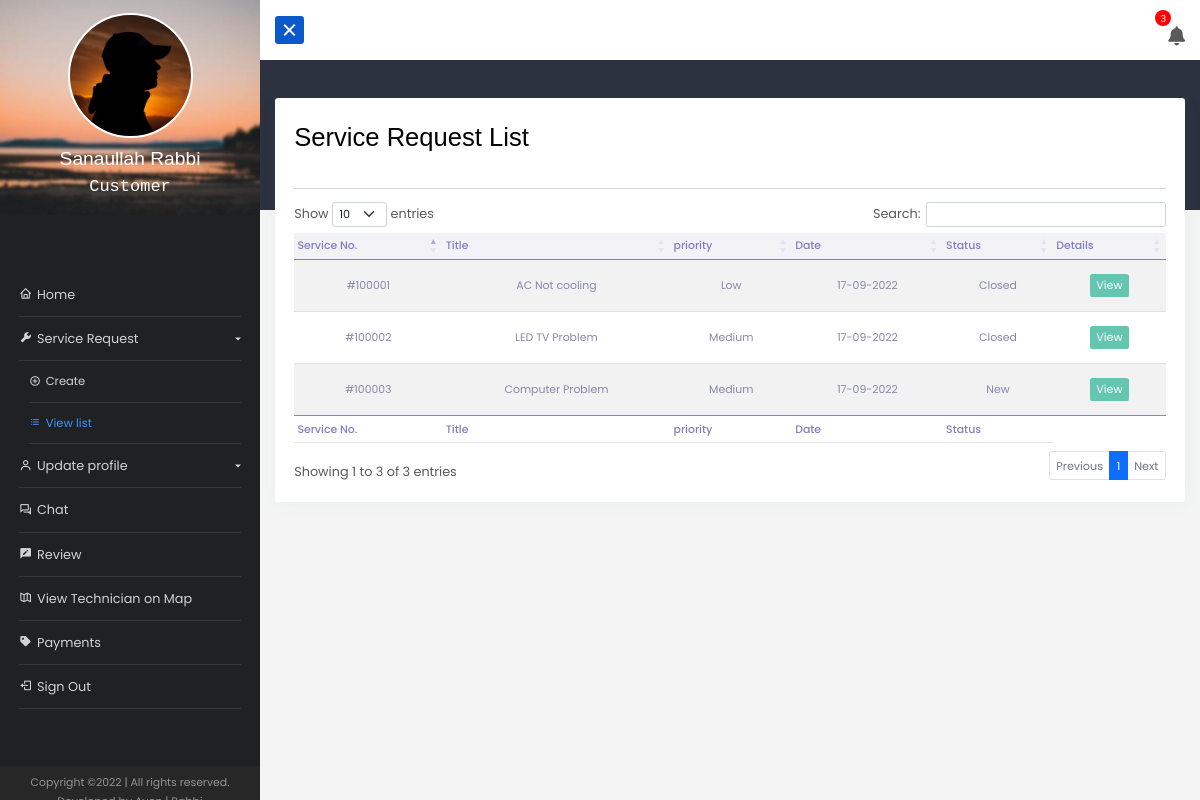
The app's page /dashboard/service_request_list/ (signed in) with its own data.
### app_dashboard/models.py (models this page shows, shortened)
class UserRegistration(models.Model):
    registrationType = (
        ('','Please Select'),
        ('Residential', 'Residential'),
        ('Commercial', 'Commercial'),
        ('Other', 'Other')
    )
    roleType = (
        ('customer', 'customer'),
        ('admin', 'admin'),
        ('technician', 'technician'),
    )
    user = models.OneToOneField(User, on_delete =models.CASCADE, null=True)
    reg_no = models.BigIntegerField(null=True)
    name = models.CharField(max_length=122, null=True)
    email = models.EmailField(max_length=122, null=True , blank=True)
    phone = models.CharField(max_length=122, null=True)
    other_phone = models.CharField(max_length=122, null=True, blank=True)
    registration_type = models.CharField(max_length=122, choices = registrationType ,null=True, blank=True)
    role = models.CharField(max_length=122, choices = roleType ,null=True, default=roleType[0][0])
    business_name = models.CharField(max_length=122, null=True, blank=True)
    country = models.CharField(max_length=122, null=True, blank=True)
    division = models.CharField(max_length=122, null=True, blank=True)
    district = models.CharField(max_length=122, null=True, blank=True)
    upazila = models.CharField(max_length=122, null=True, blank=True)
    post_office_or_union = models.CharField(max_length=122, null=True, blank=True)
    house_info = models.CharField(max_length=122, null=True, blank=True)
    location = models.CharField(max_length=999, null=True, blank=True)
    nid = models.CharField(max_length=122, null=True, blank=True)
    picture = models.ImageField(upload_to= 'image', null=True, blank=True)
    active = models.BooleanField(default=False,null=True)
    tech_percentage = models.FloatField(default=0)
    date = models.DateField(auto_now_add=True)

class ServiceRequest(models.Model):
    priority_choice  = (
        ('High', 'High'),
        ('Medium', 'Medium'),
        ('Low', 'Low'),
    )
    STATUS_CHOICE = (
        ('New','New'),
        ('Waitting on Customer','Waitting on Customer'),
        ('In Progress','In Progress'),
        ('Fixed','Fixed'),
        ('Closed','Closed'),
        ('Cancelled','Cancelled'),
    )
    service_category = models.ForeignKey(ServiceCategory, on_delete=models.SET_NULL, null=True)
    customer = models.ForeignKey(User, on_delete=models.CASCADE, null=True)
    technician = models.ForeignKey(UserRegistration, on_delete=models.SET_NULL, null=True,related_name='technician')
    servicereq_no = models.CharField(max_length=122, null=True)
    title = models.CharField(max_length=250, null=True)
    details = models.TextField(null=True)
    files = models.FileField(upload_to= 'service_file', null=True, blank=True)
    priority = models.CharField(max_length=122, choices=priority_choice, null=True)
    created_at = models.DateField(auto_now_add=True)
    status =  models.CharField(max_length=122, choices=STATUS_CHOICE, null=True,blank=True,default='new')
    assigned = models.BooleanField(default=False)

### app_dashboard/decorators.py (the view)
    def wrap(request, *args, **kwargs):
        if request.user.userregistration.role == 'customer':
            return function(request, *args, **kwargs)
        else:
            return redirect('dashboard')

### app_dashboard/forms.py
class InvoiceForm(forms.ModelForm):
    class Meta:
        model = Invoice
        fields = ['details', 'equip_charge', 'files']
        widgets = {
                'details': forms.Textarea(attrs={'class': 'input--style-5', 'rows': '4', 'placeholder': 'Write about equivment/parts details...'}),
                'equip_charge': forms.NumberInput(attrs={'class': 'input--style-5', 'placeholder': 'Enter equipment/parts charge...'}),
                'files': forms.FileInput(attrs={'accept': '.pdf, .jpg, .jpeg, .png, .doc, .docx, .xls, .xlsx, .txt'}),
            }

### app_dashboard/custom_context_processor.py (called while the page is built)
def invoiceform(request):
    form = InvoiceForm()
    context = {
        'invoiceform':form,
    }
    return context

def get_mdod(request):
    month_fday,month_lday = get_months()
    monthlyDue=0
    totalDue=0
    invoiceListforMonth = Invoice.objects.filter(created_at__range=[month_fday,month_lday])
    for i in invoiceListforMonth:
        if i.status == 'Unpaid':
            monthlyDue += float(i.getTotalCharge())
    invoiceList = Invoice.objects.filter()
    for i in invoiceList:
        if i.status == 'Unpaid':
            totalDue += float(i.getTotalCharge())
    context={
        'overAllDue': totalDue,
        'monthlyDue': monthlyDue
    }
    return context

### app_dashboard/templatetags/customtags.py (called while the page is built)
@register.filter
def uppercon(value):
    if value == 'new':
        return 'New'
    elif value == 'in_progress':
        return 'In Progress'
    elif value == 'waittingoncustomer':
        return 'Waitting on Customer'
    elif value == 'fixed':
        return 'Fixed'
    elif value == 'closed':
        return 'Closed'
    elif value == 'cancelled':
        return 'Cancelled'
    else:
        return value

### app_dashboard/utils.py (called while the page is built)
def get_months():
    date_today = datetime.today()
    month_fday = date_today.replace(day=1, hour=0, minute=0, second=0, microsecond=0)
    next_month = date_today.replace(day=28) + timedelta(days=4)
    month_lday = next_month - timedelta(days = next_month.day)
    return month_fday,month_lday

### app_dashboard/views.py (called while the page is built)
@login_required(login_url='login')
@user_is_admin
@user_is_customer
def customerServiceRequestList_view(request):
    service_list = ServiceRequest.objects.filter(customer = request.user)
    context ={
        'service_list': service_list
        }
    return render(request, 'app_dashboard/customer/service_request_list.html', context)

### templates/app_dashboard/customer/service_request_list.html (shortened to what this page needs)
{% extends 'app_dashboard/base.html' %}
{% load static %}
{% load customtags %}
{% block content %}
<div class="w-100 container-fluid mt-5">
    <div class="card p-4 table-responsive">
        <h2 class="mb-4">Service Request List</h2>
        <hr>
        <table id="table_data" class="table table-sm table-striped w-100 text-center">
            <thead class="">
                <tr>
                    <th>Service No.</th>
                    <th>Title</th>
                    <th>priority</th>
                    <th>Date</th>
                    <th>Status</th>
                    <th>Details</th>
                </tr>
            </thead>
            <tbody>
                {% for list in service_list %}
                <tr>
                    <td>{{ list.servicereq_no }}</td>
                    <td>{{ list.title }}</td>
                    <td>{{ list.priority }}</td>
                    <td>{{ list.created_at|date:"d-m-Y" }}</td>
                    <td>{{ list.status|uppercon }}</td>
                    <td><a href="{% url 'details_service' pk=list.id %}" class="btn btn-success btn-sm">View</a></td>
                </tr>
                {% endfor %}
            <tfoot>
                <tr>
                    <th>Service No.</th>
                    <th>Title</th>
                    <th>priority</th>
                    <th>Date</th>
                    <th>Status</th>
                </tr>
            </tfoot>
        </table>
    </div>
</div>
{% endblock content %}

### templates/app_dashboard/base.html (shortened to what this page needs)
{% load static %}
<!doctype html>
<html lang="en">
<head>
    <link href="https://cdn.jsdelivr.net/npm/bootstrap@5.0.2/dist/css/bootstrap.min.css" rel="stylesheet"
>
    <link rel="stylesheet" href="https://cdnjs.cloudflare.com/ajax/libs/font-awesome/5.15.3/css/all.min.css" />
    <link href="{% static 'vendor/mdi-font/css/material-design-iconic-font.min.css' %}" rel="stylesheet" media="all">
    <link href='https://unpkg.com/boxicons@2.0.7/css/boxicons.min.css' rel='stylesheet'>
    <link href="{% static 'vendor/select2/select2.min.css' %}" rel="stylesheet" media="all">
    <link href="{% static 'vendor/datepicker/daterangepicker.css' %}" rel="stylesheet" media="all">
    <link rel="stylesheet" href="https://cdn.datatables.net/1.10.25/css/dataTables.bootstrap5.min.css">
    <link rel="stylesheet" href="https://cdn.jsdelivr.net/npm/sweetalert2@11.4.4/dist/sweetalert2.min.css">
    <link href='https://api.mapbox.com/mapbox-gl-js/v1.11.0/mapbox-gl.css' rel='stylesheet' />
    <link rel='stylesheet'
        href='https://api.mapbox.com/mapbox-gl-js/plugins/mapbox-gl-geocoder/v4.7.0/mapbox-gl-geocoder.css'
        type='text/css' />
    <link href="//cdn.jsdelivr.net/npm/featherlight@1.7.14/release/featherlight.min.css" type="text/css"
        rel="stylesheet" />
    <link rel="stylesheet" href="{% static 'app_dashboard/css/style.css' %}">
    <link rel="stylesheet" href="{% static 'app_dashboard/css/chat.css' %}">
    <link rel="stylesheet" href="{% static 'app_dashboard/css/buttons.css' %}">
</head>
<body>
    {% with request.user.userregistration.role as userRole %}
    <div class="wrapper d-flex align-items-stretch">
        <nav id="sidebar">
            <div class="w-100">
                <a href="#" class="img logo mb-5"><img
                        src="{% if request.user.userregistration.picture %}{{ request.user.userregistration.picture.url }}{% else %}{% static 'images/bg-img-2.jpg' %}{% endif %}"
                        alt="">
                    <h4>{{request.user.userregistration.name|title}}</h4>
                    <span class="mb-3">{{userRole|title}}</span>
                </a>
                <ul class="list-unstyled components mb-5 p-4">
                    {% url 'dashboard' as dashboardV %}
                    <li class="{% if request.path == dashboardV %}active{% endif %}">
                        <a href="{% url 'dashboard' %}"><i class='bx bx-home'></i>Home</a>
                    </li>
                    {% if userRole == 'customer' %}
                    <li>
                        {% url 'create_service' as create_service_requestV %}
                        {% url 'service_request_list' as service_request_listV %}
                        <a href="#serviceReqSubmenu" data-bs-toggle="collapse" aria-expanded="false"
                            class="dropdown-toggle"><i class='bx bxs-wrench'></i>Service Request</a>
                        <ul class="collapse list-unstyled {% if request.path == create_service_requestV or request.path == service_request_listV %}show {% endif %}"
                            id="serviceReqSubmenu">
                            <li class="{% if request.path == create_service_requestV %}active{% endif %}">
                                <a href="{{create_service_requestV}}"><i
                                        class='bx bx-plus-circle bx-flashing'></i>Create</a>
                            </li>
                            <li class="{% if request.path == service_request_listV %}active{% endif %}">
                                <a href="{{service_request_listV}}"><i class='bx bx-list-ul bx-tada'></i>View list</a>
                            </li>
                        </ul>
                    </li>
                    {% endif %}
                    <li>
                        {% url 'updateProfile' pk=request.user.userregistration.id as updateProfileV %}
                        {% url 'changePassword' as changePasswordV %}
                        <a href="#updateSubmenu" data-bs-toggle="collapse" aria-expanded="false"
                            class="dropdown-toggle"><i class='bx bx-user'></i>Update profile</a>
                    </li>
                    {% url 'chat' as chatV %}
                    <li class="{% if request.path == chatV %}active{% endif %}">
                        <a href="{% url 'chat' %}"><i class='bx bx-conversation'></i>Chat</a>
                    </li>
                    {% if userRole == 'customer' %}
                    {% url 'customer_review' as customer_reviewV %}
                    <li class="{% if request.path == customer_reviewV %}active{% endif %}">
                        <a href="{{customer_reviewV}}"><i class='bx bxs-comment-edit'></i>Review</a>
                    </li>
                    {% url 'techmap' as techmapV %}
                    <li class="{% if request.path == techmapV %}active{% endif %}">
                        <a href="{{techmapV}}"><i class='bx bx-map-alt'></i></i>View Technician on Map</a>
                    </li>
                    {% endif %}
                    {% if userRole == 'customer' %}
                    {% url 'customerPayments' as customerPaymentsV %}
                    <li class="{% if request.path == customerPaymentsV %}active{% endif %}">
                        <a href="{{customerPaymentsV}}"><i class='bx bxs-purchase-tag'></i></i>Payments</a>
                    </li>
                    {% endif %}
                    <li>
                        <a id="logout" style="cursor: pointer;"><i class='bx bx-log-out'></i>Sign Out</a>
                    </li>
                </ul>
            </div>
            <div class="footer px-3 py-2">
                <p>
                    Copyright &copy; | All rights
                    reserved. <br> Developed by Ayon | Rabbi
                </p>
            </div>
        </nav>
        <div id="content" class="">
            <div class="main-content-navbar">
                <nav class="navbar navbar-expand-lg navbar-light bg-light">
                    <button type="button" id="sidebarCollapse" class="btn btn-primary active">
                        <div class="hamtime">
                            <div class="bar"></div>
                        </div>
                    </button>
                    <div class="icon" id="bell"><span id="nCount">12</span> <i class="fas fa-bell"></i>
                    </div>
                </nav>
            </div>
            <div class="main-content-body pb-5">
                {% block content %}
                {% endblock content %}
            </div>
        </div>
    </div>
    {% endwith%}
</body>
</html>

### static/app_dashboard/css/chat.css (style rules this page uses)
a, a:hover, a:active, a:focus { text-decoration: none; outline: 0; }

### static/app_dashboard/css/buttons.css (style rules this page uses)
.btn { border: none; }
.btn-primary { background-color: #3f6ad8; }
.btn-success { background-color: #64c5b1 !important; color: #fff; }

### records on screen
UserRegistration: role "Customer"
ServiceRequest: servicereq_no "#100001", title "AC Not cooling", priority "Low", created_at "17-09-2022", status "Closed"
ServiceRequest: servicereq_no "#100002", title "LED TV Problem", priority "Medium", created_at "17-09-2022", status "Closed"
ServiceRequest: servicereq_no "#100003", title "Computer Problem", priority "Medium", created_at "17-09-2022", status "New"

### other values on screen
{{ request.user.userregistration.name|title }} "Sanaullah Rabbi"
